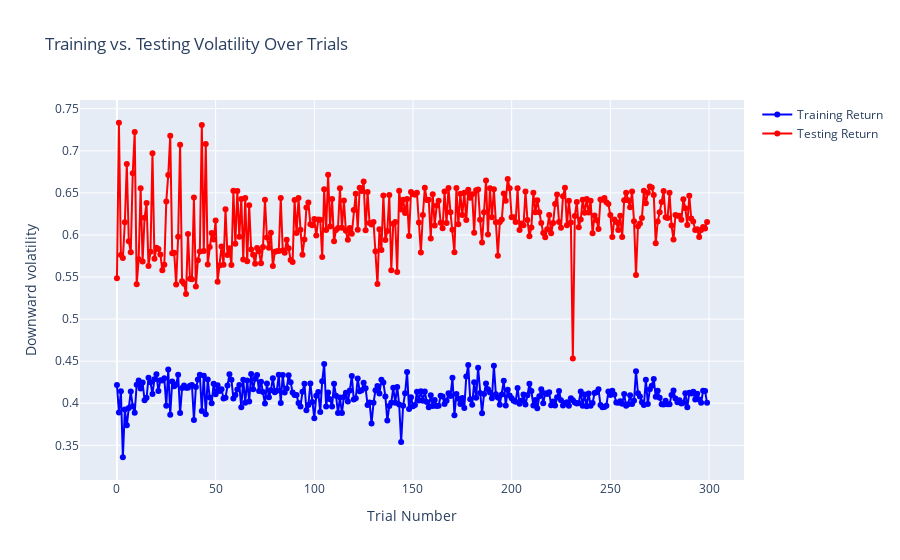

Notebook code for this chart:
### Code cell
import plotly.graph_objects as go

# Assuming trial_performance['training'] and trial_performance['testing']
# are your data dictionaries for training and testing performance respectively
training_df = pd.DataFrame(trial_performance['training'])
testing_df = pd.DataFrame(trial_performance['testing'])

# Reset index to ensure alignment for comparison, if necessary
training_df.reset_index(drop=True, inplace=True)
testing_df.reset_index(drop=True, inplace=True)

# Create traces for training and testing returns
trace1 = go.Scatter(
    x=training_df.index,
    y=training_df['volatility_d'], # volatility d
    mode='lines+markers',
    name='Training Return',
    marker=dict(color='blue')
)

trace2 = go.Scatter(
    x=testing_df.index,
    y=testing_df['volatility_d'],  # volatility d
    mode='lines+markers',
    name='Testing Return',
    marker=dict(color='red')
)

# Define the layout
layout = go.Layout(
    title='Training vs. Testing Volatility Over Trials',
    xaxis=dict(title='Trial Number'),
    yaxis=dict(title='Downward volatility'),
    hovermode='closest'
)

# Create the figure and add traces
fig = go.Figure(data=[trace1, trace2], layout=layout)

# Show the figure
fig.show()

### Figure 1 — Plotly figure (JSON) as saved in the notebook; plotly's stock layout.template omitted (floating-point values rounded to 4 significant figures; data arrays with more than 128 entries replaced by an {"elided": "..."} marker saying what was removed)
{"data": [{"marker": {"color": "blue"}, "mode": "lines+markers", "name": "Training Return", "type": "scatter", "x": {"elided": "300 int values"}, "y": {"elided": "300 float values"}}, {"marker": {"color": "red"}, "mode": "lines+markers", "name": "Testing Return", "type": "scatter", "x": {"elided": "300 int values"}, "y": {"elided": "300 float values"}}], "layout": {"autosize": true, "hovermode": "closest", "title": {"text": "Training vs. Testing Volatility Over Trials"}, "xaxis": {"autorange": true, "range": [-17.81, 316.8], "title": {"text": "Trial Number"}, "type": "linear"}, "yaxis": {"autorange": true, "range": [0.303, 0.7661], "title": {"text": "Downward volatility"}, "type": "linear"}}}
